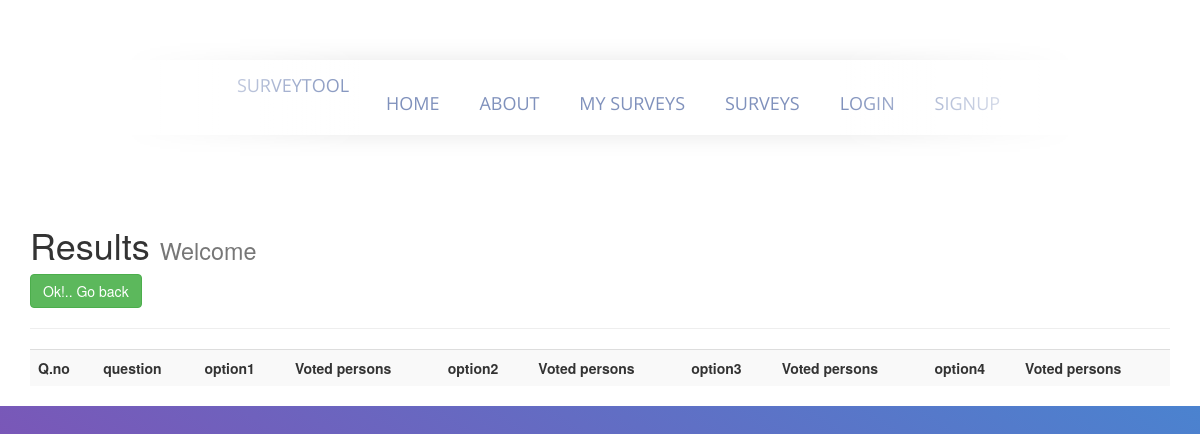
/getresults/61, run on an earlier commit of the app's database.
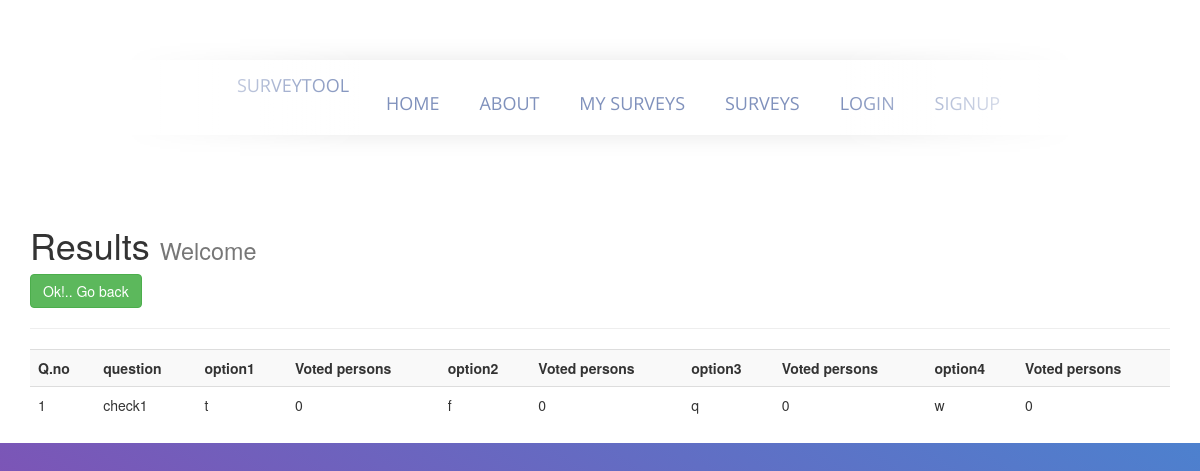
And on a later commit of the database.
### survey/models.py (models this page shows)
class questions(models.Model):
	questionid=models.IntegerField(default=0)
	question=models.CharField(max_length=200,default='question')
	option1=models.CharField(max_length=100)
	option2=models.CharField(max_length=100)
	option3=models.CharField(max_length=100,null=True)
	option4=models.CharField(max_length=100,null=True)
	count1=models.IntegerField(default=0)
	count2=models.IntegerField(default=0)
	count3=models.IntegerField(default=0)
	count4=models.IntegerField(default=0)
	yid=models.IntegerField(default=0)

### survey/views.py (the view)
# urls.py: url(r'^getresults/(?P<sid>[0-9]+)$',survey_views.getresults,name='getresults'),
def getresults(request,sid):
    user=request.user
    username=user.username
    survey=questions.objects.filter(yid=sid)
    return render(request,'survey/results.html',{'questions':survey,'username':username})

### survey/templates/survey/results.html
{% extends "layout.html" %}
{% block body %}
    <h1>Results <small> Welcome {{user.username}}</small></h1>
    <a class="btn btn-success" href="/hissurveys">Ok!.. Go back</a>
    <hr>
    <table class="table table-striped">
        <tr>
            <th>Q.no</th>
            <th>question</th>
            <th>option1</th>
            <th>Voted persons</th>
            <th>option2</th>
            <th>Voted persons</th>
            <th>option3</th>
            <th>Voted persons</th>
            <th>option4</th>
            <th>Voted persons</th>
        </tr>
        {% for question in questions %}
            {% if user.username is username %}
            <tr>
                <td>{{question.questionid}}</td>
                <td>{{question.question}}</td>
                <td>{{question.option1}}</td>
                <td>{{question.count1}}</td>
                <td>{{question.option2}}</td>
                <td>{{question.count2}}</td>
                {% if question.option3 %}
                <td>{{question.option3}}</td>
                <td>{{question.count3}}</td>
                {% else %}
                <td>No option given</td>
                <td>Noone</td>
                {% endif %}
                {% if question.option4 %}
                <td>{{question.option4}}</td>
                <td>{{question.count4}}</td>
                {% else %}
                <td>No option given</td>
                <td>Noone</td>
                {% endif %}
            </tr>
            {% endif %}
        {% endfor %}
    </table>
{% endblock %}

What changed in the data, as far as the page shows it:
added questions: questionid "1", question "check1", option1 "t", count1 "0", option2 "f", count2 "0", option3 "q", count3 "0", option4 "w", count4 "0"
